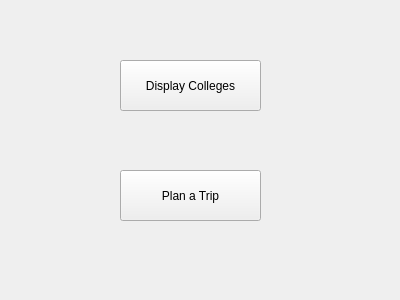
<?xml version="1.0" encoding="UTF-8"?>
<ui version="4.0">
 <class>userWindow</class>
 <widget class="QWidget" name="userWindow">
  <property name="geometry">
   <rect>
    <x>0</x>
    <y>0</y>
    <width>400</width>
    <height>300</height>
   </rect>
  </property>
  <property name="windowTitle">
   <string>Form</string>
  </property>
  <widget class="QPushButton" name="pushButton">
   <property name="geometry">
    <rect>
     <x>120</x>
     <y>60</y>
     <width>141</width>
     <height>51</height>
    </rect>
   </property>
   <property name="text">
    <string>Display Colleges</string>
   </property>
  </widget>
  <widget class="QPushButton" name="pushButton_3">
   <property name="geometry">
    <rect>
     <x>120</x>
     <y>170</y>
     <width>141</width>
     <height>51</height>
    </rect>
   </property>
   <property name="text">
    <string>Plan a Trip</string>
   </property>
  </widget>
 </widget>
 <resources/>
 <connections/>
</ui>
